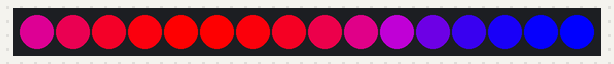
Bench run of a program on a simulated MicroPython board. Shown: 16 RGB LEDs in strip order, left to right. Library files of the repository ran but are not shown: neopixel.py.

Above: at 0.06 s.
At 4.69 s:
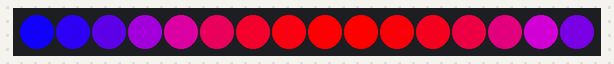
At 9.75 s:
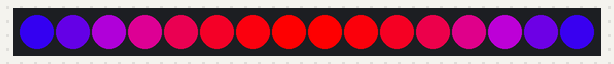
At 19.75 s:
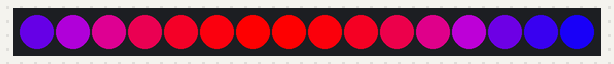
At 29.75 s:
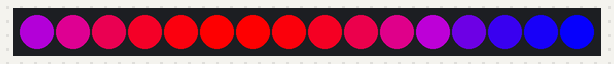
At 39.86 s:
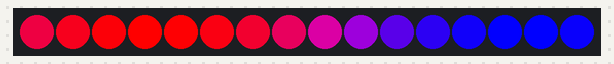

The program:

sine_wave_color_pulse.py
```python
import time, math
from neopixel import Neopixel

numpix = 16
strip = Neopixel(numpix, 1, 1, "GRB")

offset = 0

while True:
    for i in range(numpix):
        brightness = (math.sin(i * 0.3 + offset) + 1) / 2
        color = (int(255 * brightness), 0, int(255 * (1 - brightness)))
        strip.set_pixel(i, color)

    strip.show()
    offset += 0.2
    time.sleep(0.05)
```
